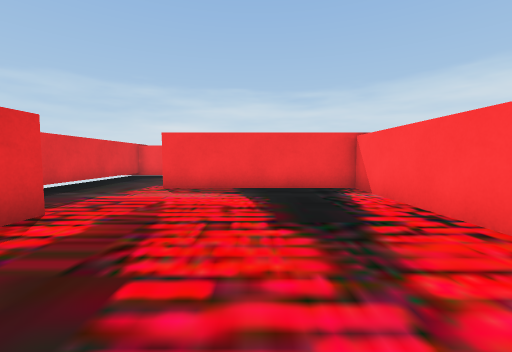
[1] (above)

20 first-person views from a walk through a 3-D level made in the Unity game engine. The camera is 0.46 m above the floor, tilts 4° down and sees 90° across. The floor is counted in squares, 0.5 m on a side. Each view is taken from the middle of a square. On the plan, view 1 faces up. The plan holds only what a view shows up to about 10 squares ahead; the rest is blank. The player is left out.

[2]
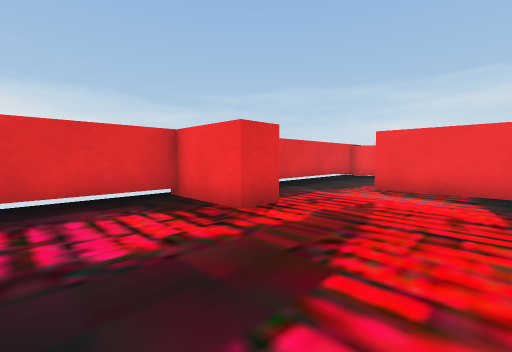

[3]
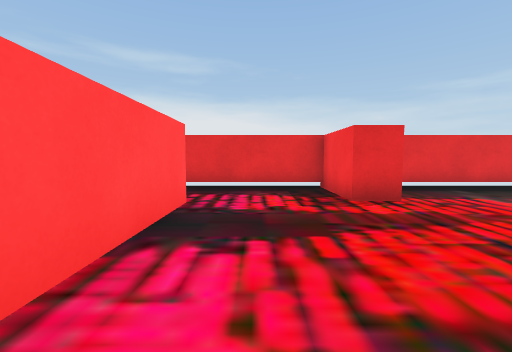

[4]
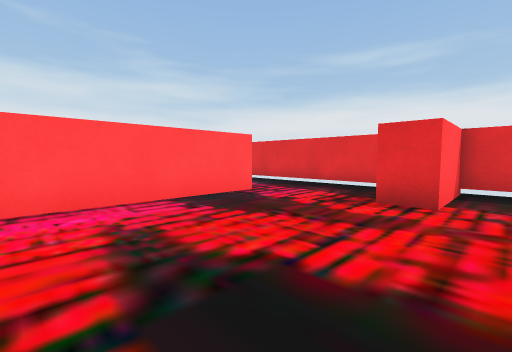

[5]
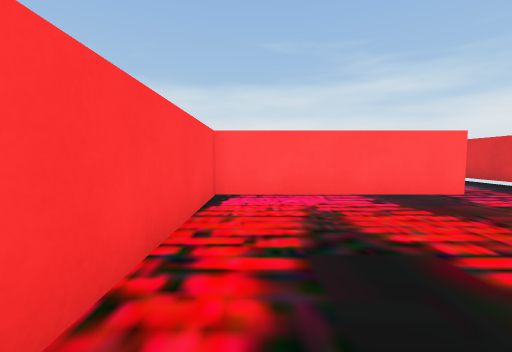

[6]
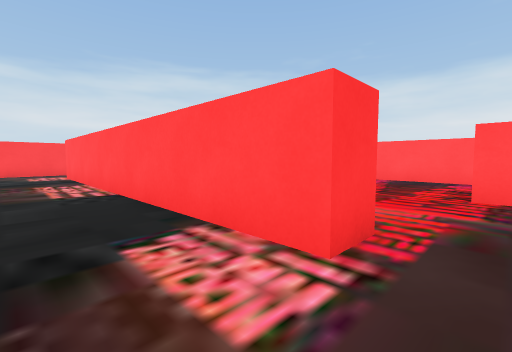

[7]
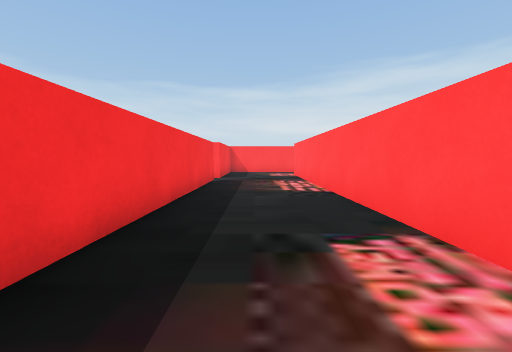

[8]
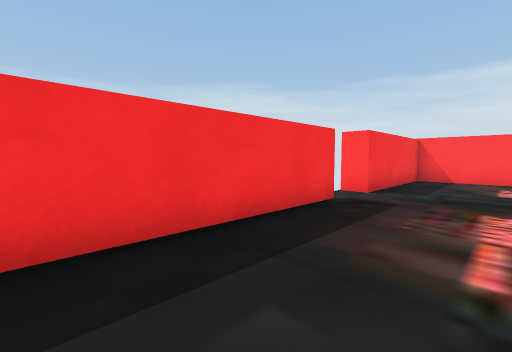

[9]
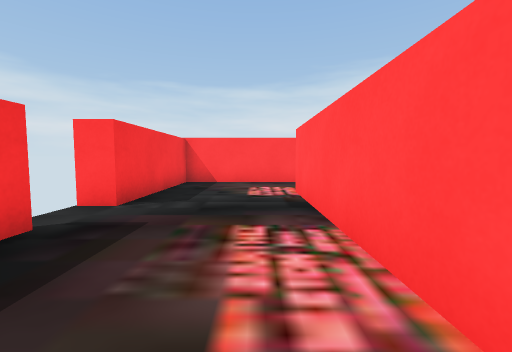

[10]
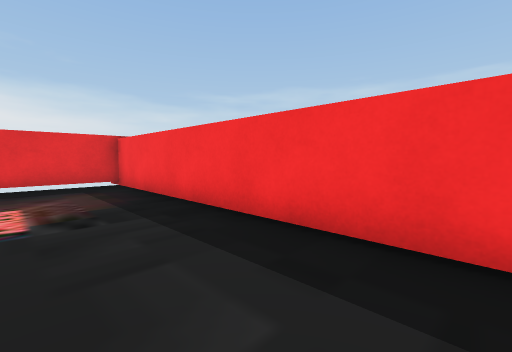

[11]
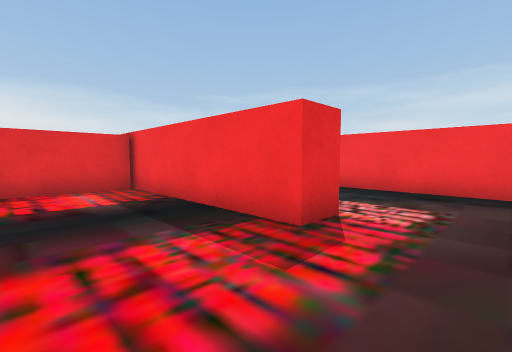

[12]
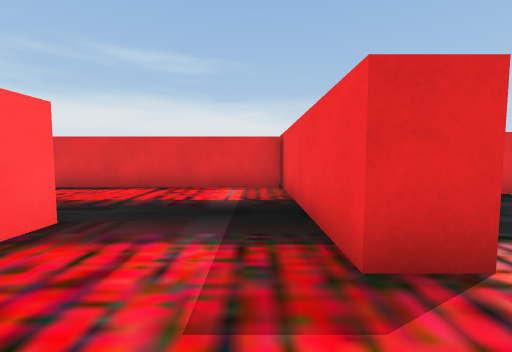

[13]
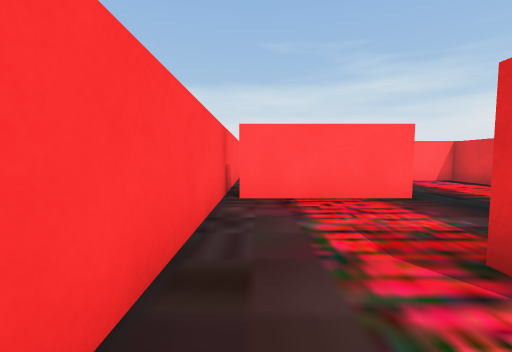

[14]
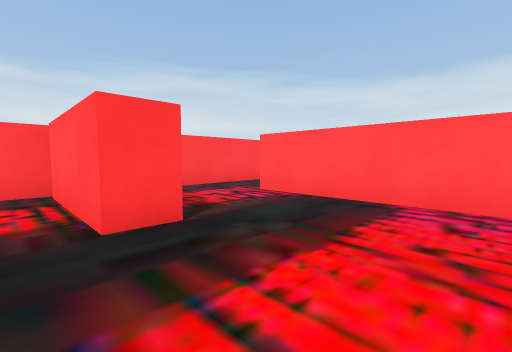

[15]
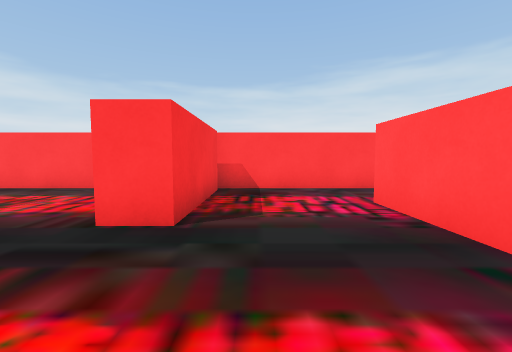

[16]
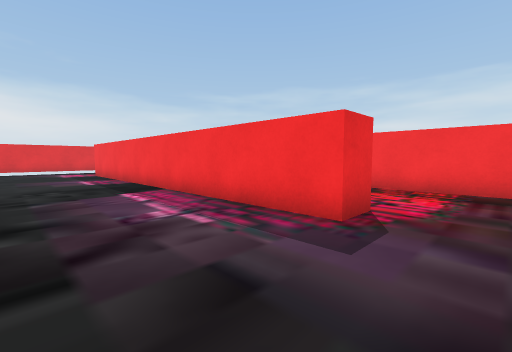

[17]
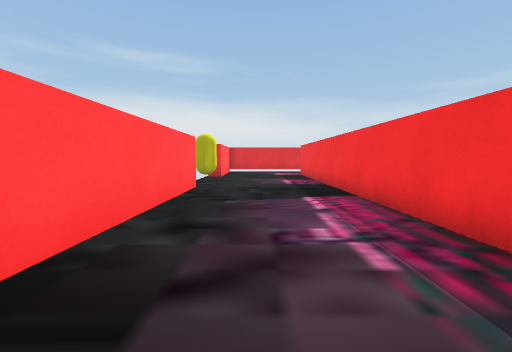

[18]
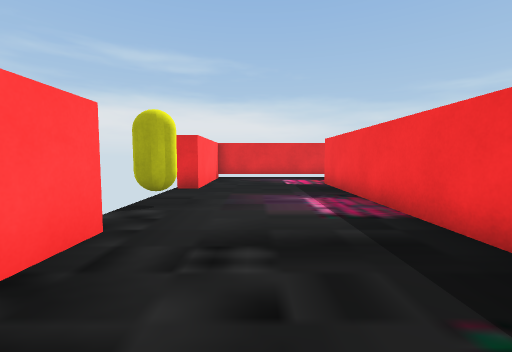

[19]
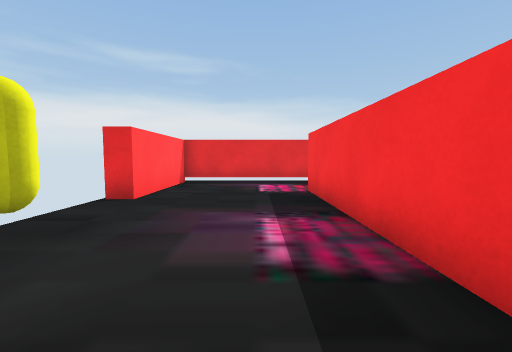

[20]
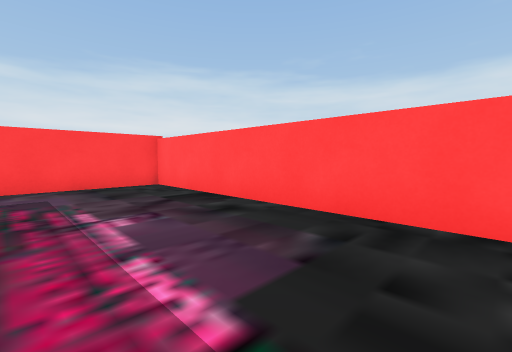

### Floor plan
Ten units are one square. View 1 is at (0, 0); x grows to the right and y downward. Boxes are objects, and circles mark ways between rooms. Rooms are numbered by the first view taken in them; rooms with no view inside come last. Other rooms are left out.
<svg viewBox="-63 -140 196 209">
<path fill="none" stroke="#000" d="M-34 4 30 4 30 -79 -29 -79 -29 -89M-58 -95 -58 5M60 -127 -58 -127 -58 -95M-29 -89 100 -89M128 -95 128 -127 79 -127 79 -135M124 -31 84 -31 84 -42 124 -42M100 -89 100 -79 36 -79M49 4 103 4M40 -78 40 1M128 4 128 -95M28 59 128 59 128 4M103 4 103 15 -34 15M-58 5 -58 57 -17 57 -17 64"/>
<rect x="-55" y="-45" width="20" height="20" fill="#bbb"><title>red block</title></rect>
<circle cx="-45" cy="-85" r="3" fill="#2a7"/>
<circle cx="-45" cy="10" r="3" fill="#2a7"/>
<circle cx="115" cy="-85" r="3" fill="#2a7"/>
<circle cx="115" cy="10" r="3" fill="#2a7"/>
<text x="-20" y="-40">1</text>
<text x="40" y="-110">2</text>
<text x="80" y="-40">3</text>
<text x="30" y="30">4</text>
</svg>
Room 1 opens to room 2. Room 1 opens to room 4. Room 2 opens to room 3. Room 3 opens to room 4.

Where each view was taken, in squares from view 1:
view 1: 0 up, 0 right, facing up
view 2: 0 up, 0 right, facing up-left
view 3: 1 up, 2 right, facing left
view 4: 5 up, 2 right, facing down-left
view 5: 6 up, 2 right, facing down
view 6: 11 up, 4 left, facing down-right
view 7: 11 up, 4 left, facing right
view 8: 10 up, 1 right, facing up-right
view 9: 10 up, 3 right, facing right
view 10: 10 up, 3 right, facing up-left
view 11: 5 up, 12 right, facing up-left
view 12: 7 up, 12 right, facing left
view 13: 10 up, 12 right, facing down
view 14: 5 up, 5 right, facing down-right
view 15: 2 up, 5 right, facing right
view 16: 5 down, 12 right, facing up-left
view 17: 4 down, 11 right, facing left
view 18: 4 down, 6 right, facing left
view 19: 3 down, 4 right, facing left
view 20: 2 down, 4 right, facing down-right
